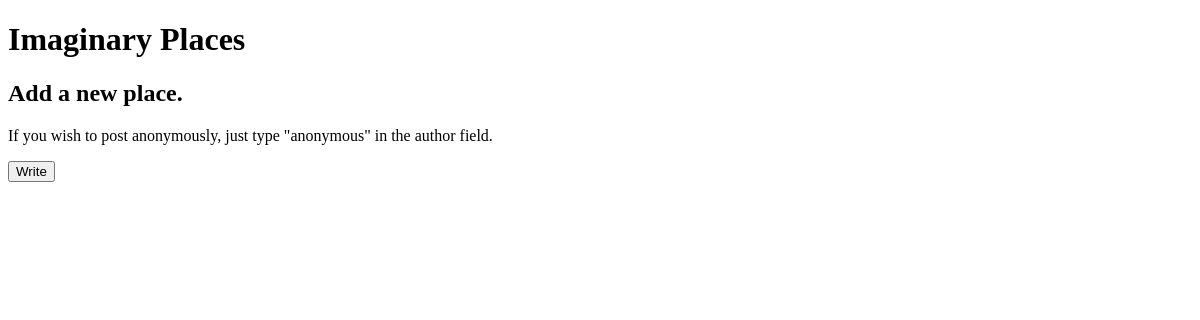
/, run on an earlier commit of the app's database.
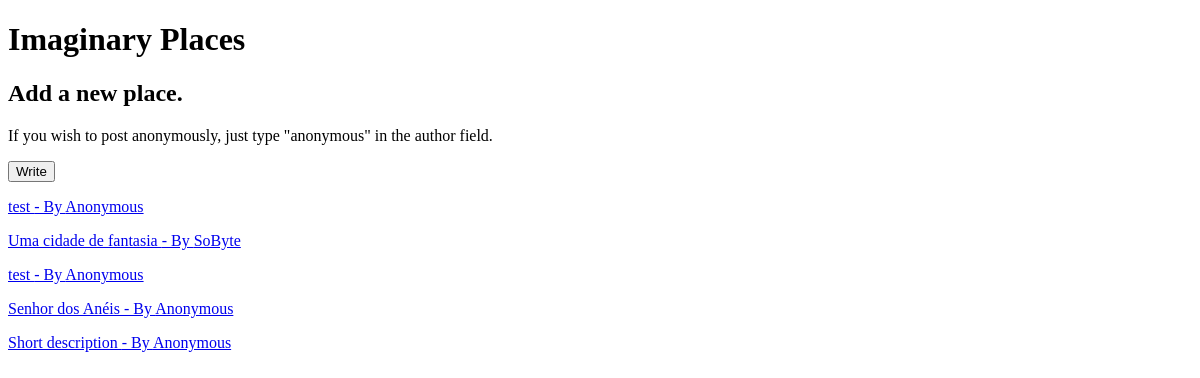
And on a later commit of the database.
### tables this page shows
CREATE TABLE places (id INTEGER PRIMARY KEY AUTOINCREMENT,author TEXT NOT NULL, description TEXT NOT NULL, text TEXT NOT NULL);

### imaginary_place/routes.py (the view)
@app.route('/', methods=['GET','POST'])
def homepage():
    conn = init_bank.connect()
    cursor = conn.cursor()
    cursor.execute("SELECT * FROM places")
    data = cursor.fetchall()
    random.shuffle(data)
    return render_template('homepage.html', data=data)

### imaginary_place/init_bank.py (called while the page is built)
def connect():
    conn = sqlite3.connect('imaginary_place/bank.db')
    return conn

### imaginary_place/templates/homepage.html (shortened to what this page needs)
<!DOCTYPE html>
<html lang="pt-br">
<head>
</head>
<body>
    <h1>Imaginary Places</h1>
    <h2>Add a new place.</h2>
    <p>If you wish to post anonymously, just type "anonymous" in the author field.</p>
    <a href="/write"><button>Write</button></a>
    {% for text in data %}
        <a href="/world/{{ text[0] }}"><p>{{ text[2] }} - By {{ text[1] }}</p></a>
    {% endfor %}
</body>
</html>

What changed in the data, as far as the page shows it:
added places: description "test", author "Anonymous"
added places: description "Uma cidade de fantasia", author "SoByte"
added places: description "test", author "Anonymous"
added places: description "Senhor dos Anéis", author "Anonymous"
added places: description "Short description", author "Anonymous"
